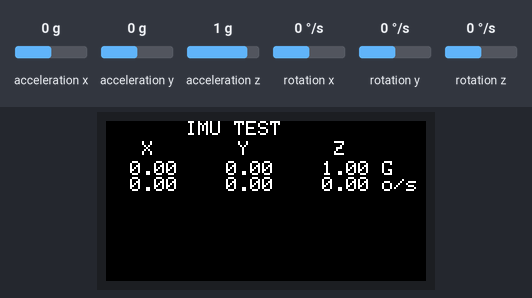
Simulated run of this program. Board: ESP32. On the bench: 160×80 colour display. The inputs (shaded band) are chosen by the test bench; at power-on: acceleration x 0 g, rotation x 0 °/s, acceleration y 0 g, acceleration z 1 g, rotation y 0 °/s, rotation z 0 °/s. What the program prints to the serial monitor is not drawn.

Above: at 1.3 s.
1.4 s: acceleration x set to -1.4 g
At 2.1 s:
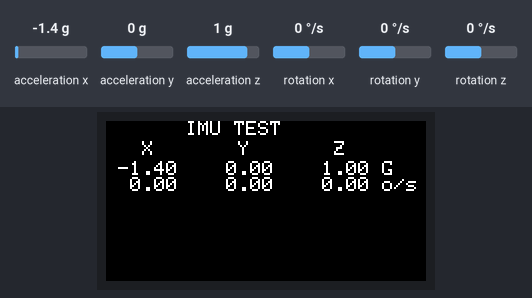
3.0 s: rotation x set to -192 °/s
At 4.0 s:
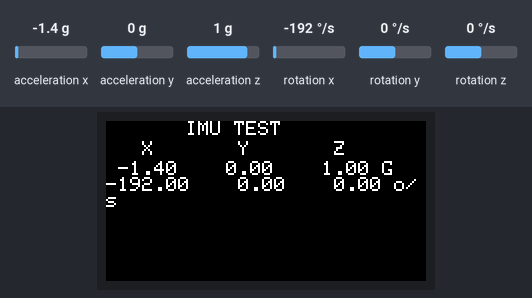
6.0 s: acceleration y set to -1.4 g
At 6.4 s:
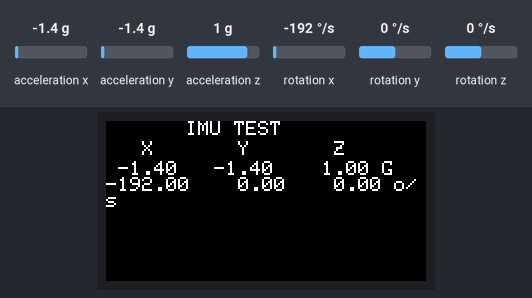
7.6 s: acceleration z set to -1.4 g
At 8.1 s:
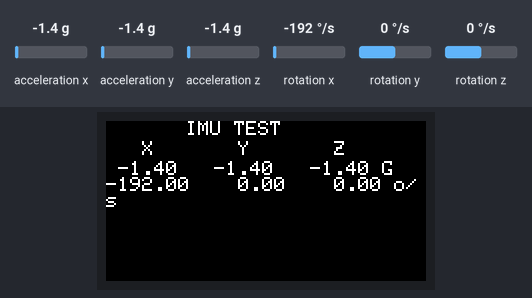
9.2 s: rotation y set to -192 °/s
At 10.1 s:
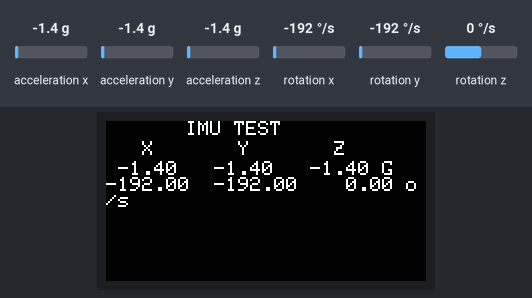
12.2 s: rotation z set to -192 °/s
At 12.7 s:
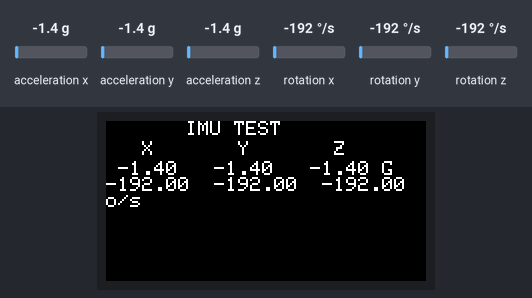
Timing chart, 0 to 14.8 s (numbered marks = the images above; inputs shaded):
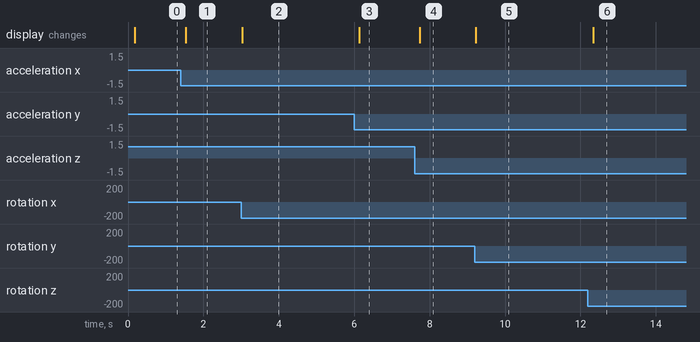

The program:

main.cpp
```cpp
#include <M5StickC.h>

float accX = 0.0F;
float accY = 0.0F;
float accZ = 0.0F;

float gyroX = 0.0F;
float gyroY = 0.0F;
float gyroZ = 0.0F;


void setup() {
    M5.begin();             // M5stickCの初期化
    M5.IMU.Init();          // IMUセンサの初期化
    M5.Lcd.setRotation(3);
    Serial.begin(115200);   // シリアル通信開始
}


void loop() {
    // IMUのデータを取得
    M5.IMU.getAccelData(&accX, &accY, &accZ);       // 加速度
    M5.IMU.getGyroData(&gyroX, &gyroY, &gyroZ);     // 角速度

    // データをLCDに表示
    M5.Lcd.fillScreen(BLACK);
    M5.Lcd.setCursor(40, 0);
    M5.Lcd.println("IMU TEST");
    M5.Lcd.setCursor(0, 10);
    M5.Lcd.println("   X       Y       Z");
    M5.Lcd.setCursor(0, 20);
    M5.Lcd.printf(" %5.2f   %5.2f   %5.2f G\n", accX, accY, accZ);
    M5.Lcd.printf("%6.2f  %6.2f  %6.2f o/s\n", gyroX, gyroY, gyroZ);

    // データをシリアルプリント
    Serial.printf("%5.2f %5.2f %5.2f %6.2f %6.2f %6.2f\n", accX, accY, accZ, gyroX, gyroY, gyroZ);

    delay(100);
}
```

Measured:
- after the input at 1.4 s, the display: changes after 0.14 s (image 1)
- after the input at 3.0 s, the display: changes at once (image 2)
- after the input at 6.0 s, the display: changes after 0.13 s (image 3)
- after the input at 7.6 s, the display: changes after 0.14 s (image 4)
- after the input at 9.2 s, the display: changes at once (image 5)
- after the input at 12.2 s, the display: changes after 0.14 s (image 6)
